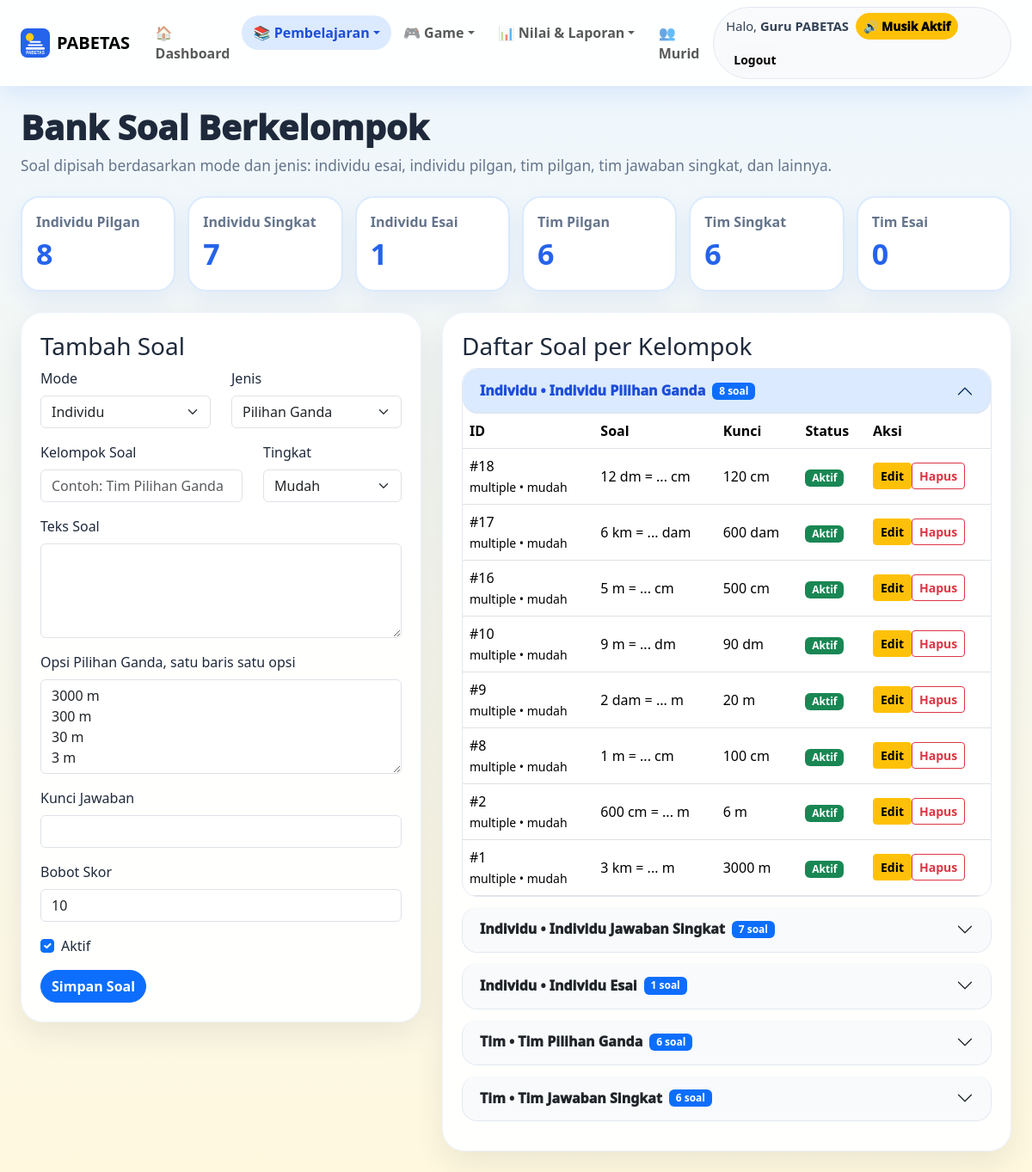
/teacher/questions.php (signed in), run on the app's committed database.
### tables this page shows
CREATE TABLE users (
  id INT AUTO_INCREMENT PRIMARY KEY,
  name VARCHAR(120) NOT NULL,
  username VARCHAR(60) NOT NULL UNIQUE,
  password VARCHAR(255) NOT NULL,
  role ENUM('guru','murid') NOT NULL,
  status TINYINT(1) NOT NULL DEFAULT 1,
  avatar_key VARCHAR(40) NOT NULL DEFAULT 'rocket',
  created_at TIMESTAMP DEFAULT CURRENT_TIMESTAMP
);

CREATE TABLE questions (
  id INT AUTO_INCREMENT PRIMARY KEY,
  mode ENUM('individu','tim') NOT NULL DEFAULT 'individu',
  type ENUM('multiple','short','essay') NOT NULL DEFAULT 'multiple',
  group_label VARCHAR(80) NOT NULL DEFAULT 'Umum',
  difficulty ENUM('mudah','sedang','sulit') NOT NULL DEFAULT 'mudah',
  prompt TEXT NOT NULL,
  options_json TEXT NULL,
  answer_key VARCHAR(255) NOT NULL,
  score INT NOT NULL DEFAULT 10,
  status TINYINT(1) NOT NULL DEFAULT 1,
  created_by INT NULL,
  created_at TIMESTAMP DEFAULT CURRENT_TIMESTAMP,
  CONSTRAINT fk_question_user FOREIGN KEY(created_by) REFERENCES users(id) ON DELETE SET NULL
);

### app/helpers.php (called while the page is built, shortened)
<?php
function e($value) {
    return htmlspecialchars((string)$value, ENT_QUOTES, 'UTF-8');
}
function url($path = '') {
    $base = rtrim(APP_URL, '/');
    $path = ltrim($path, '/');
    return $base . '/' . $path;
}

### app/db.php (called while the page is built)
<?php
function db() {
    static $pdo = null;
    if ($pdo instanceof PDO) {
        return $pdo;
    }
    $dsn = 'mysql:host=' . DB_HOST . ';port=' . DB_PORT . ';dbname=' . DB_NAME . ';charset=' . DB_CHARSET;
    try {
        $pdo = new PDO($dsn, DB_USER, DB_PASS, [
            PDO::ATTR_ERRMODE => PDO::ERRMODE_EXCEPTION,
            PDO::ATTR_DEFAULT_FETCH_MODE => PDO::FETCH_ASSOC,
            PDO::ATTR_EMULATE_PREPARES => false,
        ]);
        return $pdo;
    } catch (PDOException $e) {
        if (defined('APP_DEBUG') && APP_DEBUG) {
            exit('<h2>Koneksi database gagal</h2><p>' . htmlspecialchars($e->getMessage()) . '</p><p>Jalankan <b>/install.php</b> atau import <b>database/pabetas_advanced.sql</b>.</p>');
        }
        exit('Koneksi database gagal. Hubungi administrator.');
    }
}

### app/auth.php (called while the page is built, shortened)
<?php
function current_user() {
    static $user = null;
    if ($user !== null) return $user;
    $stmt = db()->prepare('SELECT id, name, username, role, status, avatar_key FROM users WHERE id=? LIMIT 1');
    $stmt->execute([$_SESSION['user_id']]);
    $user = $stmt->fetch();
    return $user ?: null;
}
function require_login() {
    if (!current_user()) {
        redirect('login.php');
    }
}
function require_role($role) {
    require_login();
}

### public/teacher/questions.php (the view, shortened to what this page needs)
<?php
require_once __DIR__ . '/../../app/layout.php';
require_role('guru');
$pdo = db();
$edit = null;
$questions = $pdo->query('SELECT * FROM questions ORDER BY mode ASC, type ASC, group_label ASC, id DESC')->fetchAll();
$groups=[]; $counts=[];
foreach($questions as $q){
    $key=$q['mode'].'|'.$q['type'].'|'.($q['group_label'] ?: 'Umum');
    $groups[$key][]=$q;
    $counts[$q['mode'].' '.$q['type']] = ($counts[$q['mode'].' '.$q['type']] ?? 0) + ((int)$q['status']===1 ? 1 : 0);
}
$optionsText = $edit ? implode("\n", json_decode($edit['options_json'] ?: '[]', true) ?: []) : "3000 m\n300 m\n30 m\n3 m";
render_header('Bank Soal', 'questions');
?>
<div class="page-title"><h1>Bank Soal Berkelompok</h1><p>Soal dipisah berdasarkan mode dan jenis: individu esai, individu pilgan, tim pilgan, tim jawaban singkat, dan lainnya.</p></div>
<div class="question-summary-grid mb-4">
<?php foreach(['individu multiple'=>'Individu Pilgan','individu short'=>'Individu Singkat','individu essay'=>'Individu Esai','tim multiple'=>'Tim Pilgan','tim short'=>'Tim Singkat','tim essay'=>'Tim Esai'] as $k=>$label): ?>
  <div class="question-summary-card"><span><?= e($label) ?></span><b><?= (int)($counts[$k] ?? 0) ?></b></div>
<?php endforeach; ?>
</div>
<div class="row g-4">
<div class="col-lg-5"><div class="panel-card"><h3><?= $edit?'Edit Soal':'Tambah Soal' ?></h3><form method="post">
<div class="row"><div class="col-md-6"><label class="form-label">Mode</label><select class="form-select mb-3" name="mode"><option value="individu" <?= (($edit['mode'] ?? '')==='individu')?'selected':'' ?>>Individu</option></select></div><div class="col-md-6"><label class="form-label">Jenis</label><select class="form-select mb-3" name="type"><option value="multiple" <?= (($edit['type'] ?? '')==='multiple')?'selected':'' ?>>Pilihan Ganda</option></select></div></div>
<div class="row"><div class="col-md-7"><label class="form-label">Kelompok Soal</label><input class="form-control mb-3" name="group_label" value="<?= e($edit['group_label'] ?? '') ?>" placeholder="Contoh: Tim Pilihan Ganda"></div><div class="col-md-5"><label class="form-label">Tingkat</label><select class="form-select mb-3" name="difficulty"><option value="mudah" <?= (($edit['difficulty'] ?? '')==='mudah')?'selected':'' ?>>Mudah</option><option value="sedang" <?= (($edit['difficulty'] ?? '')==='sedang')?'selected':'' ?>>Sedang</option><option value="sulit" <?= (($edit['difficulty'] ?? '')==='sulit')?'selected':'' ?>>Sulit</option></select></div></div>
<label class="form-label">Teks Soal</label><textarea class="form-control mb-3" name="prompt" rows="4" required><?= e($edit['prompt'] ?? '') ?></textarea>
<label class="form-label">Opsi Pilihan Ganda, satu baris satu opsi</label><textarea class="form-control mb-3" name="options_text" rows="4"><?= e($optionsText) ?></textarea>
<label class="form-label">Kunci Jawaban</label><input class="form-control mb-3" name="answer_key" required value="<?= e($edit['answer_key'] ?? '') ?>">
<label class="form-label">Bobot Skor</label><input type="number" class="form-control mb-3" name="score" value="<?= e($edit['score'] ?? 10) ?>">
<label class="form-check mb-3"><input type="checkbox" name="status" class="form-check-input" <?= ($edit ? ($edit['status']?'checked':'') : 'checked') ?>> Aktif</label>
<button class="btn btn-primary rounded-pill">Simpan Soal</button><?php if($edit): ?><a href="<?= url('teacher/questions.php') ?>" class="btn btn-light rounded-pill">Batal</a><?php endif; ?>
</form></div></div>
<div class="col-lg-7"><div class="panel-card"><h3>Daftar Soal per Kelompok</h3>
<div class="accordion" id="questionAccordion">
<?php $n=0; foreach($groups as $key=>$items): $n++; [$mode,$type,$label]=explode('|',$key,3); ?>
  <div class="accordion-item question-accordion-item"><h2 class="accordion-header"><button class="accordion-button <?= $n>1?'collapsed':'' ?>" type="button" data-bs-toggle="collapse" data-bs-target="#qg<?= $n ?>"><b><?= e(ucfirst($mode)) ?> • <?= e($label) ?></b><span class="badge text-bg-primary ms-2"><?= count($items) ?> soal</span></button></h2>
  <div id="qg<?= $n ?>" class="accordion-collapse collapse <?= $n===1?'show':'' ?>" data-bs-parent="#questionAccordion"><div class="accordion-body p-0"><div class="table-responsive"><table class="table align-middle mb-0"><thead><tr><th>ID</th><th>Soal</th><th>Kunci</th><th>Status</th><th>Aksi</th></tr></thead><tbody>
  <?php foreach($items as $q): ?><tr><td>#<?= (int)$q['id'] ?><br><small><?= e($q['type']) ?> • <?= e($q['difficulty'] ?? 'mudah') ?></small></td><td><?= e(mb_strimwidth($q['prompt'],0,90,'...')) ?></td><td><?= e($q['answer_key']) ?></td><td><?= (int)$q['status']===1?'<span class="badge text-bg-success">Aktif</span>':'<span class="badge text-bg-secondary">Nonaktif</span>' ?></td><td><a class="btn btn-sm btn-warning" href="?edit=<?= (int)$q['id'] ?>">Edit</a><form class="d-inline" method="post"><?= csrf_field() ?><input type="hidden" name="action" value="delete"><input type="hidden" name="id" value="<?= (int)$q['id'] ?>"><button class="btn btn-sm btn-outline-danger">Hapus</button></form></td></tr><?php endforeach; ?>
  </tbody></table></div></div></div></div>
<?php endforeach; ?>
</div></div></div>
</div>
<?php render_footer(); ?>

### app/layout.php (shortened to what this page needs)
<?php
function nav_active(array $items, string $active): string {
    return in_array($active, $items, true) ? 'active' : '';
}
function sound_context_from_active(string $active, bool $isGuru): string {
    if ($isGuru) {
        if (in_array($active, ['questions','quizzes','essay_sets','grading'], true)) return 'teacher';
        return 'teacher';
    }
    return 'home';
}
function render_header($title, $active = '') {
    $user = current_user();
    $isGuru = $user && $user['role'] === 'guru';
    $soundContext = sound_context_from_active($active, $isGuru);
    ?>
<!doctype html>
<html lang="id">
<head>
    <link href="https://cdn.jsdelivr.net/npm/bootstrap@5.3.3/dist/css/bootstrap.min.css" rel="stylesheet">
    <link rel="stylesheet" href="<?= url('assets/css/style.css?v=9') ?>">
</head>
<body data-sound-context="<?= e($soundContext) ?>">
<nav class="navbar navbar-expand-lg navbar-pabetas sticky-top">
    <div class="container-fluid px-3 px-md-4">
        <a class="navbar-brand fw-black d-flex align-items-center gap-2" href="<?= url($isGuru ? 'teacher/dashboard.php' : 'student/dashboard.php') ?>">
            <img src="<?= url(SCHOOL_LOGO) ?>" class="logo-sm" alt="Logo"> <span>PABETAS</span>
        </a>
        <div class="collapse navbar-collapse" id="navMain">
            <ul class="navbar-nav me-auto mb-2 mb-lg-0 nav-compact">
                <?php if ($isGuru): ?>
                    <li class="nav-item"><a class="nav-link <?= $active==='dashboard'?'active':'' ?>" href="<?= url('teacher/dashboard.php') ?>">🏠 Dashboard</a></li>
                    <li class="nav-item dropdown">
                        <a class="nav-link dropdown-toggle <?= nav_active(['materials','questions','quizzes','essay_sets','learning_flow','reflections'], $active) ?>" href="#" data-bs-toggle="dropdown">📚 Pembelajaran</a>
                    </li>
                    <li class="nav-item dropdown">
                        <a class="nav-link dropdown-toggle <?= nav_active(['rooms','live_games','weekly'], $active) ?>" href="#" data-bs-toggle="dropdown">🎮 Game</a>
                    </li>
                    <li class="nav-item dropdown">
                        <a class="nav-link dropdown-toggle <?= nav_active(['grading','academic','reports'], $active) ?>" href="#" data-bs-toggle="dropdown">📊 Nilai & Laporan</a>
                    </li>
                    <li class="nav-item"><a class="nav-link <?= $active==='students'?'active':'' ?>" href="<?= url('teacher/students.php') ?>">👥 Murid</a></li>
                <?php endif; ?>
            </ul>
            <?php if ($user): ?>
            <div class="nav-user-box">
                <span>Halo, <b><?= e($user['name']) ?></b></span>
                <button type="button" class="btn btn-outline-light btn-sm rounded-pill" id="soundToggle" title="Aktifkan suara">🔊 Suara</button>
                <a class="btn btn-light btn-sm rounded-pill" href="<?= url('logout.php') ?>">Logout</a>
            </div>
            <?php endif; ?>
        </div>
    </div>
</nav>
<main class="container-fluid px-3 px-md-4 py-4">
    <?php
}
function render_footer() {
    ?>
</main>
</body>
</html>
    <?php
}

### public/assets/css/style.css (style rules this page uses)
:root { --blue:#2563eb;--sky:#38bdf8;--yellow:#facc15;--red:#fb7185;--purple:#8b5cf6;--dark:#1e293b;--soft:#f8fafc;--green:#22c55e }
* { box-sizing:border-box }
body { background:linear-gradient(180deg,#eef7ff 0%,#fff8df 100%);font-family:system-ui,-apple-system,BlinkMacSystemFont,"Segoe UI",sans-serif;color:var(--dark);min-height:100vh }
.fw-black { font-weight:900 }
.navbar-pabetas { background:rgba(255,255,255,.9);backdrop-filter:blur(14px);box-shadow:0 8px 30px rgba(37,99,235,.12) }
.navbar-pabetas .nav-link { font-weight:700;border-radius:999px;padding:.5rem .85rem!important }
.navbar-pabetas .nav-link.active,.navbar-pabetas .nav-link:hover { background:#dbeafe;color:#1d4ed8 }
.logo-sm { width:34px;height:34px }
.page-hero h1,.student-hero h1,.page-title h1 { font-weight:1000 }
.page-title { margin-bottom:22px }
.page-title p { color:#64748b;font-size:1.08rem }
.stat-card,.panel-card,.feature-card,.lesson-card,.question-card { background:rgba(255,255,255,.94);border:1px solid rgba(37,99,235,.08);border-radius:26px;padding:22px;box-shadow:0 14px 35px rgba(15,23,42,.08) }
.question-summary-grid { display:grid;grid-template-columns:repeat(auto-fit,minmax(150px,1fr));gap:14px }
.question-summary-card { background:#fff;border:2px solid #dbeafe;border-radius:22px;padding:16px;box-shadow:0 12px 28px rgba(37,99,235,.08) }
.question-summary-card span { display:block;color:#64748b;font-weight:800 }
.question-summary-card b { font-size:34px;color:#2563eb }
.question-accordion-item { border-radius:18px!important;overflow:hidden;margin-bottom:12px;border:1px solid #e2e8f0 }
.nav-user-box { display:flex;align-items:center;gap:10px;background:#f8fafc;border:1px solid #e2e8f0;border-radius:999px;padding:6px 8px 6px 14px }
.nav-user-box span { font-size:.92rem;color:#334155 }
.question-accordion-item .accordion-button { font-weight:1000;border-radius:18px!important;background:#f8fafc }
.question-accordion-item .accordion-button:not(.collapsed) { background:#dbeafe;color:#1d4ed8 }
.btn { font-weight:850 }
.nav-user-box { display:flex;align-items:center;gap:.5rem;flex-wrap:wrap }
.lesson-card,.panel-card { overflow-wrap:anywhere }
#soundToggle { font-weight:1000;white-space:nowrap }
.nav-user-box #soundToggle { min-width:116px }
.option-box,.btn,.role-card,.avatar-choice,.mood-option { transition:transform .16s ease, box-shadow .16s ease, background .16s ease }

### data on the page
users: name "Guru PABETAS"
questions: id "6"
questions: id "18", type "multiple", difficulty "mudah", prompt "12 dm = ... cm", answer_key "120 cm", status "Aktif"
questions: id "17", type "multiple", difficulty "mudah", prompt "6 km = ... dam", answer_key "600 dam", status "Aktif"
questions: id "16", type "multiple", difficulty "mudah", prompt "5 m = ... cm", answer_key "500 cm", status "Aktif"
questions: id "10", type "multiple", difficulty "mudah", prompt "9 m = ... dm", answer_key "90 dm", status "Aktif"
questions: id "9", type "multiple", difficulty "mudah", prompt "2 dam = ... m", answer_key "20 m", status "Aktif"
questions: id "8", type "multiple", difficulty "mudah", prompt "1 m = ... cm", answer_key "100 cm", status "Aktif"
questions: id "2", type "multiple", difficulty "mudah", prompt "600 cm = ... m", answer_key "6 m", status "Aktif"
questions: id "1", type "multiple", difficulty "mudah", prompt "3 km = ... m", answer_key "3000 m", status "Aktif"
questions: mode "Individu", group_label "Individu Esai", count($items) "1"

### other printed values
$label "Individu Pilgan"
$counts[$k] "8"
$label "Individu Singkat"
$counts[$k] "7"
$label "Individu Esai"
$counts[$k] "1"
$label "Tim Pilgan"
$label "Tim Singkat"
$label "Tim Esai"
$counts[$k] "0"
$mode "Individu"
$label "Individu Pilihan Ganda"
count($items) "8"
$label "Individu Jawaban Singkat"
count($items) "7"
